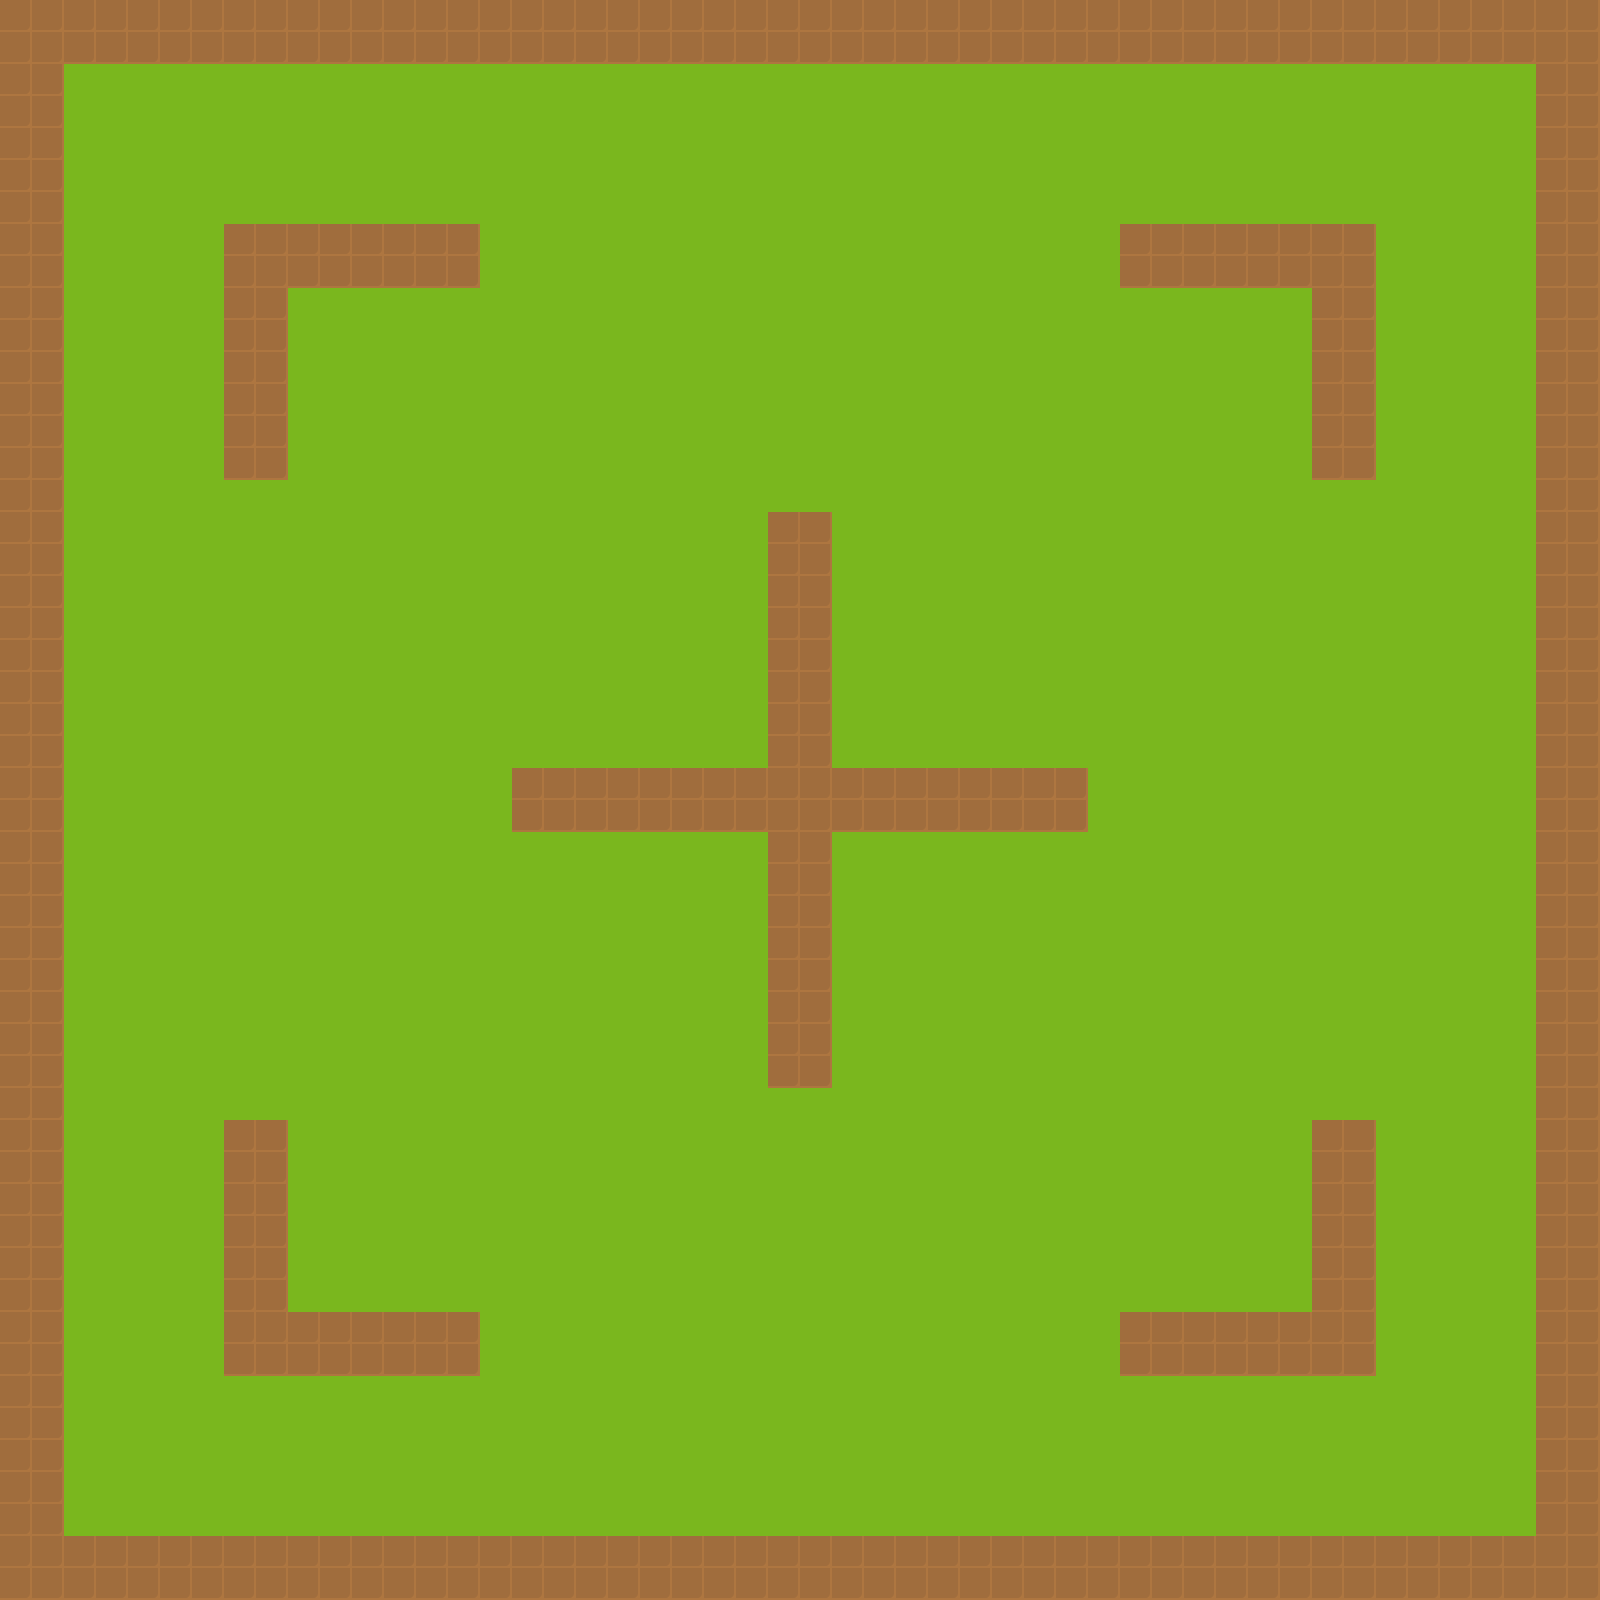

Tiled map render using the project's own tile images. Description and the map definition, with tile-layer contents summarised, below:
An orthogonal 50x50 tile map with 32x32 px tiles, 2 tile layers (Layer 1, Layer 2), 2 tilesets.

<map version="1.0" orientation="orthogonal" renderorder="right-down" width="50" height="50" tilewidth="32" tileheight="32">
 <tileset firstgid="1" name="garssground" tilewidth="32" tileheight="32">
  <image source="grassground.png" width="1024" height="512" />
 </tileset>
 <tileset firstgid="513" name="block" tilewidth="32" tileheight="32">
  <image source="soilblock.png" width="70" height="70" />
 </tileset>
 <layer name="Layer 1" width="50" height="50">
  <data>[2500 cells, 2500 non-empty, 5 distinct tile ids]</data>
 </layer>
 <layer name="Layer 2" width="50" height="50">
  <data>[2500 cells, 564 non-empty, 1 distinct tile ids]</data>
 </layer>
</map>
